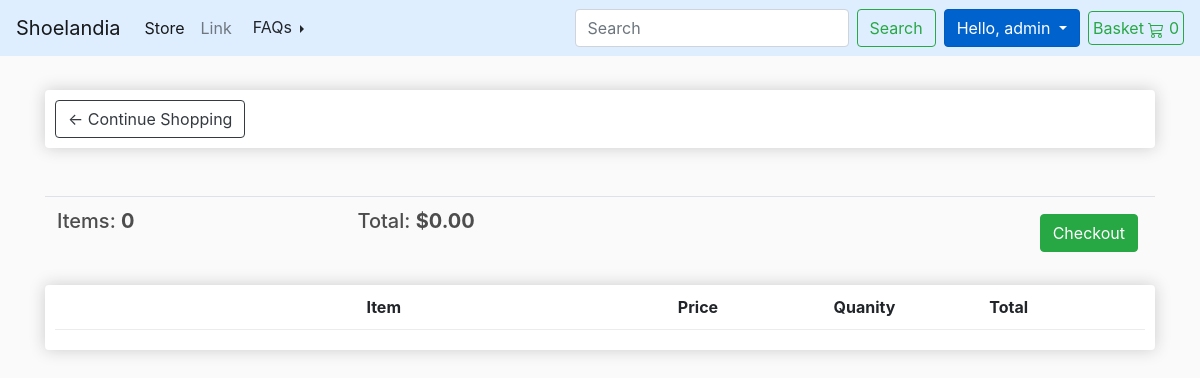
The page /cart/ (signed in) on the database as committed earlier.
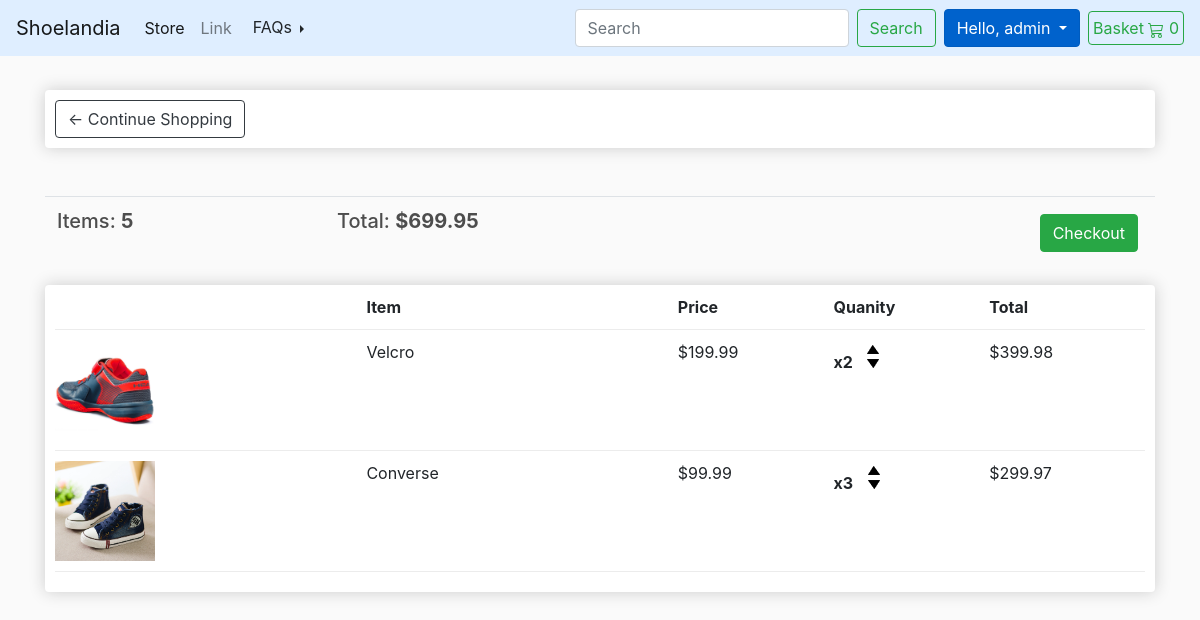
The same page on the database as committed later.
### store/models.py (models this page shows, shortened)
class Order(models.Model):
    customer = models.ForeignKey(
        Customer, on_delete=models.SET_NULL, null=True, blank=True)
    date_ordered = models.DateTimeField(auto_now_add=True)
    complete = models.BooleanField(default=False, null=True, blank=True)
    transaction_id = models.CharField(max_length=100, null=True)
    @property
    def get_cart_total(self):
        orderitems = self.orderitem_set.all()
        total = sum([item.get_total for item in orderitems])
        return total
    @property
    def get_cart_items(self):
        orderitems = self.orderitem_set.all()
        total = sum([item.quantity for item in orderitems])
        return total

class OrderItem(models.Model):
    product = models.ForeignKey(Product, on_delete=models.SET_NULL, null=True)
    order = models.ForeignKey(Order, on_delete=models.SET_NULL, null=True)
    quantity = models.IntegerField(default=0, null=True, blank=True)
    date_added = models.DateTimeField(auto_now_add=True)
    @property
    def get_total(self):
        total = self.product.price * self.quantity
        return total

class Product(models.Model):
    product_name = models.CharField(max_length=200, null=True)
    brand_name = models.CharField(max_length=100, null=True)
    price = models.DecimalField(max_digits=9, decimal_places=2)
    image = models.ImageField(null=True, blank=True)
    description = models.TextField()
    slug = models.SlugField(max_length=255)
    @property
    def imageURL(self):
        try:
            url = self.image.url
        except:
            url = ''
        return url

### store/views.py (the view)
# urls.py: path('cart/', views.cart, name="cart"),
@login_required(login_url='login')
def cart(request):
    if request.user.is_authenticated:
        customer = request.user.customer
        order, created = Order.objects.get_or_create(
            customer=customer, complete=False)
        items = order.orderitem_set.all()
        cartItems = order.get_cart_items
    else:
        cookieData = cookie_cart(request)
        items = cookieData['items']
        order = cookieData['order']
        cartItems = cookieData['cartItems']
    context = {'items': items, 'order': order, 'cartItems': cartItems}
    return render(request, 'store/cart.html', context)

### basket/basket.py (called while the page is built)
    def __len__(self):
        return sum(item['qty'] for item in self.basket.values())

### basket/context_processor.py (called while the page is built)
def basket(request):
    return {'basket': Basket(request)}

### store/templates/store/cart.html
{% extends 'store/main.html' %} {% load static %} {% block content%}
<div class="row">
  <div class="col-lg-12">
    <div class="box-element">
      <a class="btn btn-outline-dark" href="{% url 'store' %}"
        >&#x2190; Continue Shopping</a
      >
    </div>
    <br />
    <br />
    <table class="table">
      <tr>
        <th>
          <h5>Items: <strong>{{order.get_cart_items}}</strong></h5>
        </th>
        <th>
          <h5>
            Total: <strong>${{order.get_cart_total|floatformat:2}}</strong>
          </h5>
        </th>
        <th>
          <a
            style="float: right; margin: 5px"
            class="btn btn-success"
            href="{% url 'checkout' %}"
            >Checkout</a
          >
        </th>
      </tr>
    </table>
    <div class="box-element">
      <div class="cart-row">
        <div style="flex: 2"></div>
        <div style="flex: 2"><strong>Item</strong></div>
        <div style="flex: 1"><strong>Price</strong></div>
        <div style="flex: 1"><strong>Quanity</strong></div>
        <div style="flex: 1"><strong>Total</strong></div>
      </div>
      {% for item in items%}
      <div class="cart-row">
        <div style="flex: 2">
          <img class="row-image" src="{{item.product.imageURL}}" />
        </div>
        <div style="flex: 2">
          <p>{{item.product.brand_name}} {{item.product.car_name}}</p>
        </div>
        <div style="flex: 1"><p>${{item.product.price|floatformat:2}}</p></div>
        <div style="flex: 1">
          <p class="quantity">x{{item.quantity}}</p>
          <div class="quantity">
            <img
              data-product="{{item.product.id}}"
              data-action="add"
              class="chg-quantity update-cart"
              src="{% static 'images/arrow-up.png' %}"
            />
            <img
              data-product="{{item.product.id}}"
              data-action="remove"
              class="chg-quantity update-cart"
              src="{% static 'images/arrow-down.png' %}"
            />
          </div>
        </div>
        <div style="flex: 1">${{item.get_total|floatformat:2}}</div>
      </div>
      {% endfor %}
    </div>
  </div>
</div>
{% endblock content%}

### store/templates/store/main.html (shortened to what this page needs)
<!DOCTYPE html>
{% load static %}
<html>
  <head>
    <link
      rel="stylesheet"
      href="https://stackpath.bootstrapcdn.com/bootstrap/4.4.1/css/bootstrap.min.css"
    />
    <link rel="stylesheet" type="text/css" href="{% static 'css/main.css' %}" />
  </head>
  <body>
    <nav class="navbar navbar-expand-lg navbar-light bg-light bg-mine">
      <a class="navbar-brand" href="{% url 'home' %}">Shoelandia </a>
      <div class="collapse navbar-collapse" id="navbarTogglerDemo03">
        <ul class="navbar-nav mr-auto mt-2 mt-lg-0">
          <li class="nav-item active">
            <a class="nav-link" href="{% url 'store' %}"
              >Store <span class="sr-only">(current)</span></a
            >
          </li>
          <li class="nav-item">
            <a class="nav-link" href="#">Link</a>
          </li>
          <li class="nav-item">
            <div class="btn-group dropright">
              <button
                type="button"
                class="btn dropdown-toggle"
                data-toggle="dropdown"
                aria-haspopup="true"
                aria-expanded="false"
              >
                FAQs
              </button>
            </div>
          </li>
        </ul>
        {% if request.user.is_authenticated %}
        <form class="form-inline my-2 my-lg-0 mr-2">
          <input
            class="form-control mr-sm-2"
            type="search"
            placeholder="Search"
            aria-label="Search"
          />
          <button class="btn btn-outline-success my-2 my-sm-0" type="submit">
            Search
          </button>
        </form>
        <div class="form-inline my-2 my-lg-0">
          <div class="dropdown show">
            <a
              class="btn btn-primary dropdown-toggle mr-2"
              href="#"
              role="button"
              id="dropdownMenuLink"
              data-toggle="dropdown"
              aria-haspopup="true"
              aria-expanded="false"
              >Hello, {{request.user}}
            </a>
          </div>
          <a
            type="button"
            role="button"
            class="btn btn-outline-success p-1"
            href="{% url 'basket_summary' %}"
            >Basket
            {% with total_qty=basket|length %}
            <div id="basket-qty" class="d-inline-flex">
              {% if total_qty > 0 %} {{total_qty}} {% else %} 0 {% endif %}
            </div>
            {% endwith %}
          </a>
          {% endif %}
        </div>
      </div>
    </nav>
    <div class="container">
      <br />
       {% block content %} {% endblock content %}
    </div>
  </body>
</html>

### store/static/css/main.css (style rules this page uses)
body { background-color: hsl(0, 0%, 98%); }
h1, h2, h3, h4, h5, h6 { color: hsl(0, 0%, 30%); }
.box-element { box-shadow: hsl(0, 0%, 80%) 0 0 16px; background-color: #fff; border-radius: 4px; padding: 10px; }
.bg-mine { background-color: rgb(223, 238, 255) !important; }
.col-lg-4, .col-lg-6, .col-lg-8, .col-lg-12 { margin-top: 10px; }
.row-image { width: 100px; }
.cart-row { display: flex; align-items: flex-stretch; padding-bottom: 10px; margin-bottom: 10px; border-bottom: 1px solid #ececec; }
.quantity { display: inline-block; font-weight: 700; padding-right: 10px; }
.chg-quantity { width: 12px; cursor: pointer; display: block; margin-top: 5px; transition: 0.1s; }

Rows that differ between the two databases and show on the page:
computed for Order: get_cart_items "0" → "5"; get_cart_total "0.00" → "699.95"
added OrderItem: product.imageURL (picture), product.brand_name "Velcro", product.price "199.99", quantity "2", get_total "399.98"
added OrderItem: product.imageURL (picture), product.brand_name "Converse", product.price "99.99", quantity "3", get_total "299.97"
